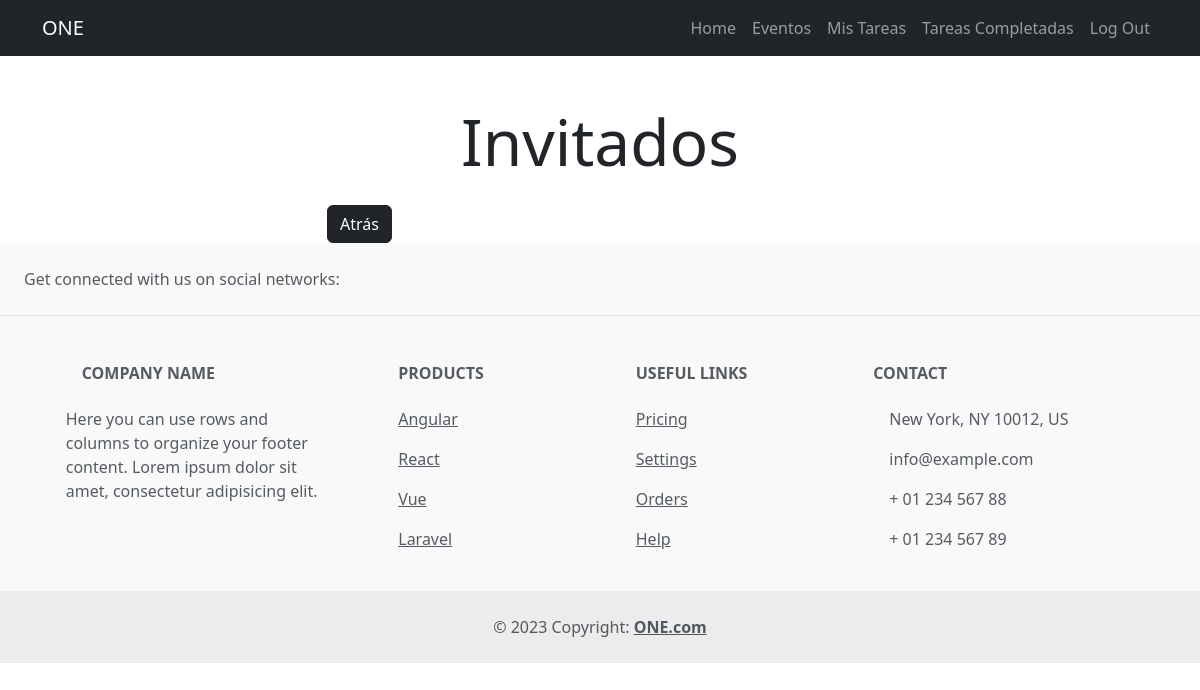
Page /invitados/14/ (signed in) on the earlier database version.
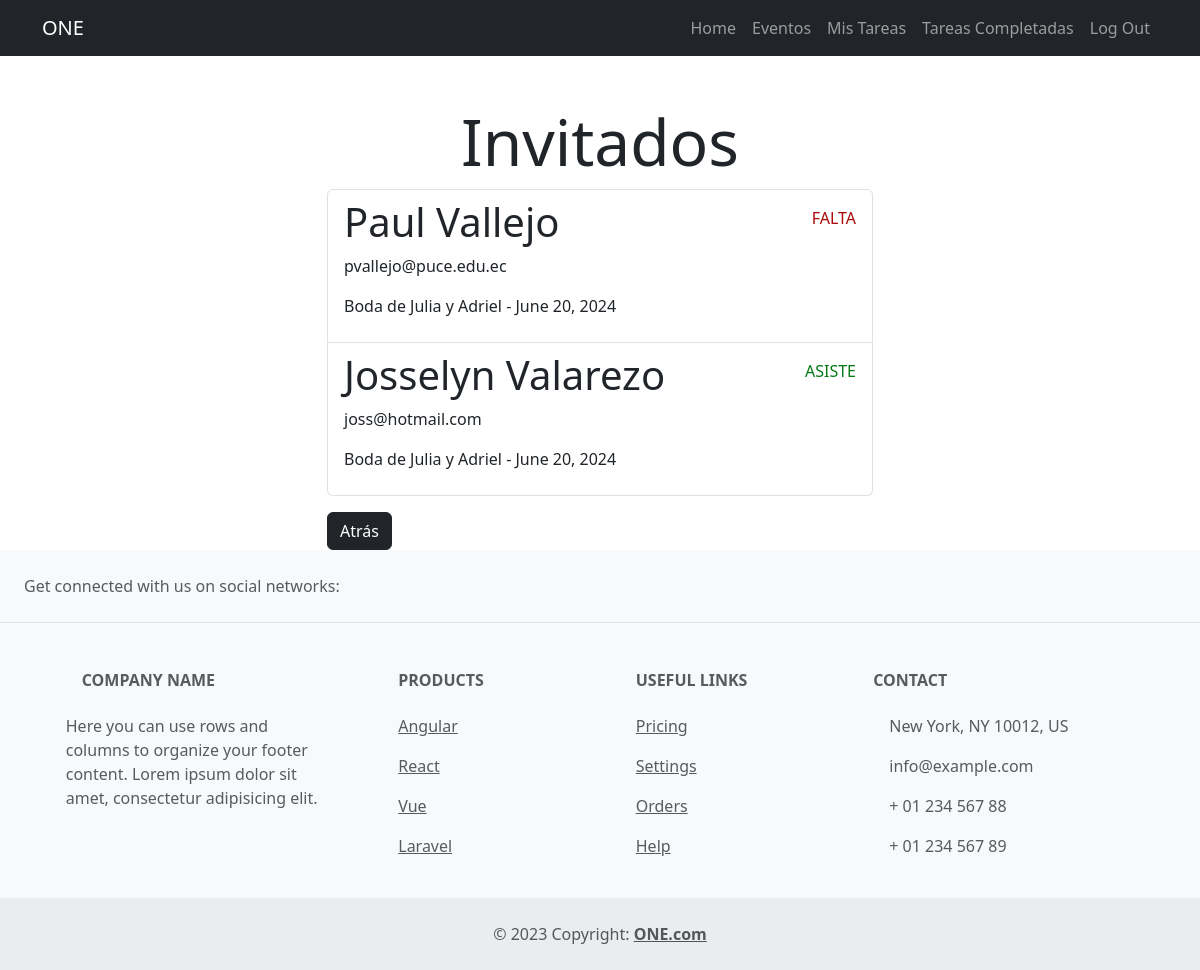
Same page on the later database version.
### invitados/models.py (models this page shows, shortened)
class Invitado(models.Model):
    nombre = models.CharField(max_length=80)
    correo = models.CharField(max_length=80)
    respuesta = models.CharField(max_length=2, null=True)
    evento = models.ForeignKey(Evento, blank=True , on_delete=models.CASCADE)

### event/models.py (models this page shows, shortened)
class Evento(models.Model):
    nombre = models.CharField(max_length=80)
    descripcion = models.TextField(blank=True)
    fechaCreacion = models.DateTimeField(auto_now_add=True)
    fecha= models.DateField(null = True, blank = True)
    ubicacion = models.CharField(max_length=200)
    user = models.ForeignKey(User, on_delete=models.CASCADE)

### invitados/views.py (the view)
# urls.py: path('invitados/<int:evento_id>/', invitados, name= 'invitados'),
@login_required
def invitados(request, evento_id):
    invitados = Invitado.objects.filter(evento_id=evento_id)
    return render(request, 'invitado.html', {'invitados': invitados})

### invitados/templates/invitado.html (shortened to what this page needs)
{% extends 'base.html' %}
{% block content%}
<main class="container">
    <div class="row">
        <div class="col-md-6 offset-md-3">
            <h1 class="mt-5 text-center display-3">Invitados</h1>
            <ul class="list-group">
                {% for invitado in invitados %}
                <a href="{% url 'invitado_detail' invitado.id invitado.evento.id %}" class="list-group-item">
                    <header class="d-flex justify-content-between">
                        <h1 class="fw-bold-3"> {{invitado.nombre}}</h1>
                        {% if invitado.respuesta == "SI" %}
                            <p class="mt-2" style="color: rgb(5, 121, 22);">ASISTE</p>
                        {% else %}
                            <p class="mt-2" style="color: rgb(172, 9, 9);">FALTA</p>
                        {% endif %}
                    </header>
                    <p> {{invitado.correo}} </p>
                    <p>{{invitado.evento.nombre}} - {{invitado.evento.fecha}} </p>
                </a>
                {% endfor %}
            </ul>
            {% if '/invitados/crear/' not in request.path %}
                <form action="{% url 'eventos' %}"  method="POST">
                    <button class="btn btn-dark mt-3" >Atrás</button>
                </form>
            {% endif %}
        </div>
    </div>
</main>
{% endblock %}

### event/templates/base.html (shortened to what this page needs)
<!DOCTYPE html>
<html lang="en">
<head>
    <link rel="stylesheet" href="https://cdn.jsdelivr.net/npm/bootstrap@5.3.0-alpha1/dist/css/bootstrap.min.css">
</head>
<body>
    <nav class="navbar navbar-expand-lg bg-dark navbar-dark">
        <div class="container">
          <a class="navbar-brand" href="/">ONE</a>
          <div class="collapse navbar-collapse" id="navbarNav">
            <ul class="navbar-nav ms-auto">
                <li class="nav-item">
                    <a class="nav-link" href="/">Home</a>
                </li>
                {% if user.is_authenticated %}
                <li class="nav-item">
                    <a class="nav-link" href="/eventos">Eventos</a>
                </li>
                <li class="nav-item">
                    <a class="nav-link" href="/tasks">Mis Tareas</a>
                </li>
                <li class="nav-item">
                    <a class="nav-link" href="/tasks-completas">Tareas Completadas</a>
                </li>
                <li class="nav-item">
                    <a class="nav-link" href="/logout">Log Out</a>
                </li>
                {% endif %}
            </ul>
          </div>
        </div>
      </nav>
    {% block content %}
    {% endblock %}
<footer class="text-center text-lg-start bg-light text-muted">
    <section class="d-flex justify-content-center justify-content-lg-between p-4 border-bottom">
      <div class="me-5 d-none d-lg-block">
        <span>Get connected with us on social networks:</span>
      </div>
      <div>
      </div>
    </section>
    <section class="">
      <div class="container text-center text-md-start mt-5">
        <div class="row mt-3">
          <div class="col-md-3 col-lg-4 col-xl-3 mx-auto mb-4">
            <h6 class="text-uppercase fw-bold mb-4">
              Company name
            </h6>
            <p>
              Here you can use rows and columns to organize your footer content. Lorem ipsum
              dolor sit amet, consectetur adipisicing elit.
            </p>
          </div>
          <div class="col-md-2 col-lg-2 col-xl-2 mx-auto mb-4">
            <h6 class="text-uppercase fw-bold mb-4">
              Products
            </h6>
            <p>
              <a href="#!" class="text-reset">Angular</a>
            </p>
            <p>
              <a href="#!" class="text-reset">React</a>
            </p>
            <p>
              <a href="#!" class="text-reset">Vue</a>
            </p>
            <p>
              <a href="#!" class="text-reset">Laravel</a>
            </p>
          </div>
          <div class="col-md-3 col-lg-2 col-xl-2 mx-auto mb-4">
            <h6 class="text-uppercase fw-bold mb-4">
              Useful links
            </h6>
            <p>
              <a href="#!" class="text-reset">Pricing</a>
            </p>
            <p>
              <a href="#!" class="text-reset">Settings</a>
            </p>
            <p>
              <a href="#!" class="text-reset">Orders</a>
            </p>
            <p>
              <a href="#!" class="text-reset">Help</a>
            </p>
          </div>
          <div class="col-md-4 col-lg-3 col-xl-3 mx-auto mb-md-0 mb-4">
            <h6 class="text-uppercase fw-bold mb-4">Contact</h6>
            <p> New York, NY 10012, US</p>
            <p>
              info@example.com
            </p>
            <p> + 01 234 567 88</p>
            <p> + 01 234 567 89</p>
          </div>
        </div>
      </div>
    </section>
    <div class="text-center p-4" style="background-color: rgba(0, 0, 0, 0.05);">
      © 2023 Copyright:
      <a class="text-reset fw-bold" href="">ONE.com</a>
    </div>
  </footer>
</body>
</html>

Differences in the rows shown:
added Invitado: nombre "Paul Vallejo", respuesta "FALTA", correo "pvallejo@puce.edu.ec", evento.nombre "Boda de Julia y Adriel", evento.fecha "June 20, 2024"
added Invitado: nombre "Josselyn Valarezo", respuesta "ASISTE", correo "joss@hotmail.com", evento.nombre "Boda de Julia y Adriel", evento.fecha "June 20, 2024"
